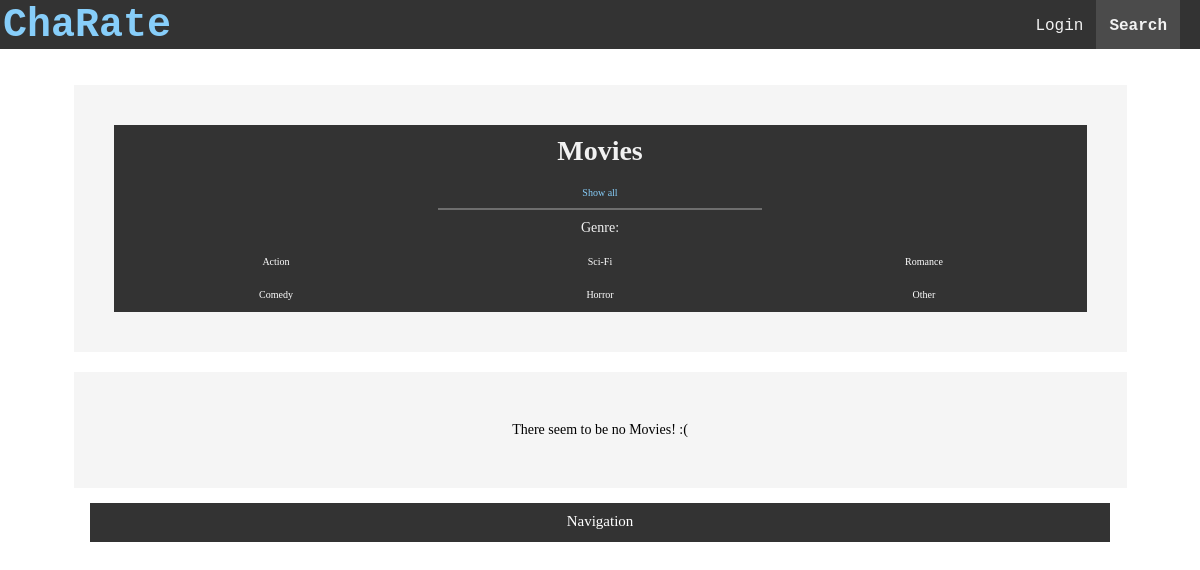
/ChaRate/movies/, run on an earlier commit of the app's database.
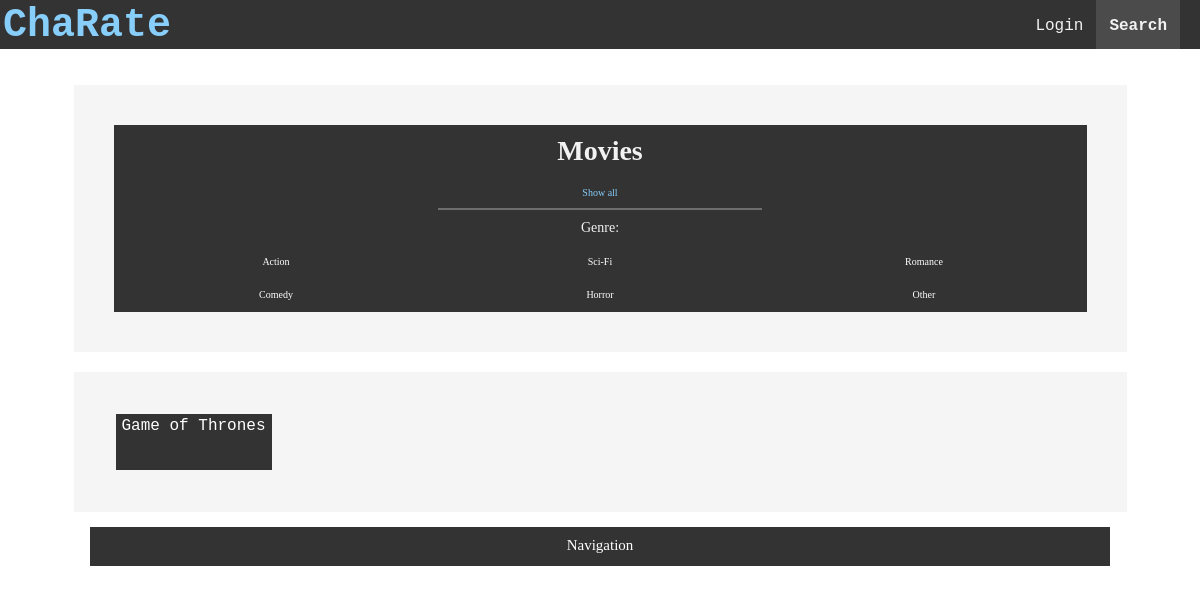
And on a later commit of the database.
### ChaRate/models.py (models this page shows, shortened)
class Movie(models.Model):
    Genre_Choices = (
        ('sci', 'Sci-Fi'),
        ('action', 'Action'),
        ('horror', 'Horror'),
        ('comedy', 'Comedy'),
        ('romance', 'Romance'),
        ('other', 'Other'),
    )
    name = models.CharField(max_length=128, unique = True)
    genre = models.CharField(max_length=20,choices=Genre_Choices)
    slug = models.SlugField(unique=True)

### ChaRate/views.py (the view)
def view_movies(request):
    movies = Movie.objects.all()
    context_dict = {'movies': movies}
    return render(request, 'ChaRate/movfilter.html', context_dict)

### templates/ChaRate/movfilter.html (shortened to what this page needs)
{% extends 'ChaRate/base.html' %}
{% load staticfiles %}
{% block body_block %}
<div class="container">
    <div class="bblock" id="dark">
        <h1>Movies</h1>
        <div class="grid" id="btnContainer">
            <button class="button active" onclick="filterSelection('all')"> Show all</button>
            <p>Genre:</p>
            <button class="button" onclick="filterSelection('action')"> Action</button>
            <button class="button" onclick="filterSelection('sci')"> Sci-Fi</button>
            <button class="button" onclick="filterSelection('romance')"> Romance</button>
            <button class="button" onclick="filterSelection('comedy')"> Comedy</button>
            <button class="button" onclick="filterSelection('horror')"> Horror</button>
            <button class="button" onclick="filterSelection('other')">Other</button>
        </div>
    </div>
</div>
<div class="container">
    <div class="filteredgrid">
        {% if movies %}
            {% for mov in movies %}
                <a class="filteredA {{ mov.genre }}" href="{% url 'movpage' mov.slug %}">{{mov.name}}</a>
            {% endfor %}
        {% else %}
            <p>There seem to be no Movies! :(</p>
        {% endif %}
    </div>
</div>
{% endblock %}

What changed in the data, as far as the page shows it:
added Movie: name "Game of Thrones"
Also different on the page:
text no longer shown: "There seem to be no Movies! :("
